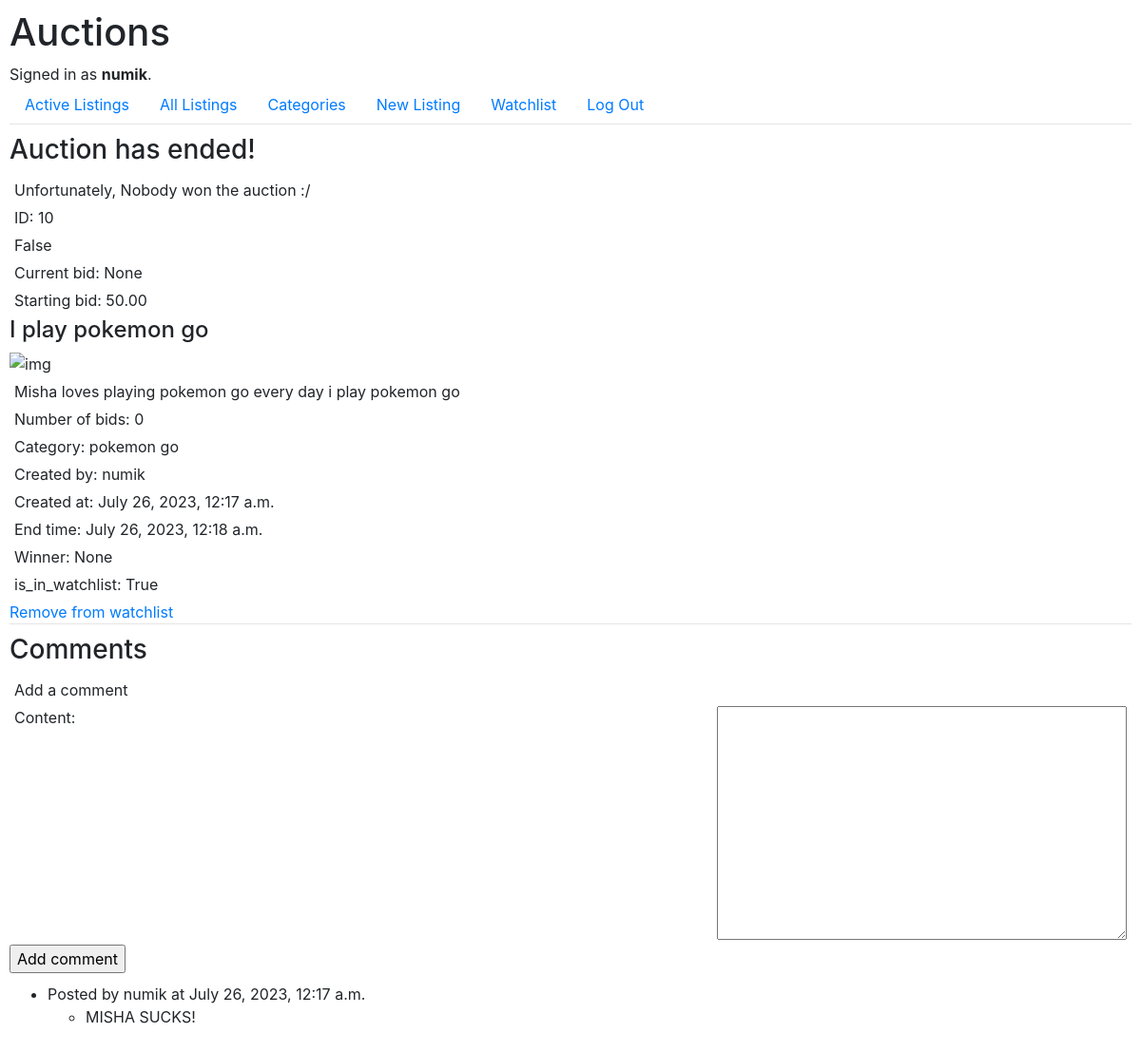
/listing/10 (signed in), run on the app's committed database.
### auctions/models.py (models this page shows, shortened)
class User(AbstractUser):
    pass

class Auction(models.Model):
    title = models.CharField(max_length=64)
    description = models.TextField(max_length=256)
    image_url = models.CharField(max_length=256, blank=True, null=True)
    category = models.CharField(max_length=256)
    created_by = models.ForeignKey(
        User,
        on_delete=models.CASCADE,
        related_name="Auction"
    )
    created_at = models.DateTimeField(auto_now_add=True)
    views = models.IntegerField(default=0)
    is_active = models.BooleanField(default=True)
    end_time = models.DateTimeField()
    bid_count = models.IntegerField(default=0)
    starting_bid = models.DecimalField(max_digits=16, decimal_places=2, validators=[MinValueValidator(0)])
    current_bid = models.ForeignKey(
        "Bid",
        on_delete=models.SET_NULL,
        null=True,
        blank=True,
        related_name="auction_bids"
    )
    winner = models.ForeignKey(
        User,
        on_delete=models.SET_NULL,
        null=True,
        blank=True,
        related_name="winner"
    )

class Comment(models.Model):
    auction = models.ForeignKey(
        Auction,
        on_delete=models.CASCADE,
        related_name="auction_comments"
    )
    commenter = models.ForeignKey(
        User,
        on_delete=models.CASCADE,
        related_name="user_comments"
    )
    content = models.TextField(max_length=1024)
    date = models.DateTimeField(auto_now_add=True)

### auctions/views.py (the view, shortened to what this page needs)
# urls.py: path("listing/", views.no_listing, name="no_listing"),
def listing(request, id):
    auction = Auction.objects.get(id=id)
    return render(request, "auctions/listing.html", {
        "auction": Auction.objects.get(id=id),
        "is_in_watchlist": is_in_watchlist(request.user, auction),
        "comments": Comment.objects.filter(auction=auction).order_by("-date"),
        "comment_area": CommentForm()
    })

### auctions/forms.py
class CommentForm(forms.ModelForm):
    class Meta:
        model = Comment
        fields = ["content"]

### auctions/views.py (called while the page is built)
def is_in_watchlist(user, auction):
    return Watchlist.objects.filter(user=user, auction=auction).exists()

### auctions/templates/auctions/listing.html (shortened to what this page needs)
{% extends 'auctions/layout.html' %}
{% block body %}
{% if not auction.is_active %}
<p><h3>Auction has ended!</h1></p>
    {% if auction.winner is not None %}
    <p><b>{{ auction.winner }}</b> Has won the auction!</p>
    {% else %}
    <p>Unfortunately, Nobody won the auction :/</p>
    {% endif %}
{% else %}
<p><h1>Auction is still active.</h1></p>
{% endif %}
    <p>ID: {{ auction.id }}</p>
    <p> {{ auction.is_active }}</p>
    <p>Current bid: {{ auction.current_bid }}</p>
    <p>Starting bid: {{ auction.starting_bid }}</p>
    <h4>{{ auction.title }}</h4>
    <img src="{{ auction.image_url}}" alt="img">
    <p>{{ auction.description }}</p>
    <p>Number of bids: {{ auction.bid_count }}</p>
    <p>Category: {{ auction.category }}</p>
    <p>Created by: {{ auction.created_by }}</p>
    <p>Created at: {{ auction.created_at }}</p>
    <p>End time: {{ auction.end_time }}</p>
    <p>Winner: {{ auction.winner }}</p>
<p>is_in_watchlist: {{ is_in_watchlist }}</p>
{% if user.is_authenticated %}
    {% if is_in_watchlist %}
    <a href="{% url 'auctions:watchlist_remove' auction.id %}" method="post">Remove from watchlist</a>
    {% else %}
    <a href="{% url 'auctions:watchlist_add' auction.id %}" method="post">Add to watchlist</a>
    {% endif %}
    <br>
{% endif %}
<hr>
<p><h3>Comments</h3></p>
<p>
    Add a comment <br>
    <form action="" method="post">
        {{ comment_area.as_p }}
        <input type="submit" value="Add comment">
    </form>
</p>
<ul>
    {% for comment in comments %}
    <li>
        Posted by {{ comment.commenter }} at {{ comment.date }}
        <ul>
            <li>
                {{ comment.content }}
            </li>
        </ul>
    </li>
    {% endfor %}
</ul>
{% endblock body %}

### auctions/templates/auctions/layout.html (shortened to what this page needs)
{% load static %}
<!DOCTYPE html>
<html lang="en">
    <head>
        <link rel="stylesheet" href="https://stackpath.bootstrapcdn.com/bootstrap/4.4.1/css/bootstrap.min.css">
        <link href="{% static 'auctions/styles.css' %}" rel="stylesheet">
    </head>
    <body>
        <h1>Auctions</h1>
        <div>
            {% if user.is_authenticated %}
                Signed in as <strong>{{ user.username }}</strong>.
            {% else %}
                Not signed in.
            {% endif %}
        </div>
        <ul class="nav">
            <li class="nav-item">
                <a class="nav-link" href="{% url 'auctions:index' %}">Active Listings</a>
            </li>
            <li class="nav-item">
                <a class="nav-link" href="{% url 'auctions:all' %}">All Listings</a>
            </li>
            <li class="nav-item">
                <a class="nav-link" href="{% url 'auctions:categories' %}">Categories</a>
            </li>
            {% if user.is_authenticated %}
                <li class="nav-item">
                    <a class="nav-link" href="{% url 'auctions:new' %}">New Listing</a>
                </li>
                <li class="nav-item">
                    <a class="nav-link" href="{% url 'auctions:watchlist' %}">Watchlist</a>
                </li>
                <li class="nav-item">
                    <a class="nav-link" href="{% url 'auctions:logout' %}">Log Out</a>
                </li>
            {% endif %}
        </ul>
        <hr>
        {% block body %}
        {% endblock %}
    </body>
</html>

### auctions/static/auctions/styles.css (style rules this page uses)
body { margin: 0; padding: 10px; }
p { display: flex; justify-content: space-between; margin: 5px; }
hr { margin: 0 0 5px 0; padding: 0; }

### data on the page
User: username "numik"
Auction: id "10", is_active "False", current_bid "None", starting_bid "50.00", title "I play pokemon go", description "Misha loves playing pokemon go every day i play pokemon go", bid_count "0", category "pokemon go", created_by "numik", created_at "July 26, 2023, 12:17 a.m.", end_time "July 26, 2023, 12:18 a.m.", winner "None"
Comment: commenter "numik", date "July 26, 2023, 12:17 a.m.", content "MISHA SUCKS!"

### other printed values
{{ is_in_watchlist }} "True"
